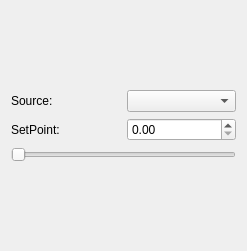
<?xml version="1.0" encoding="UTF-8"?>
<ui version="4.0">
 <class>FRDMControlView</class>
 <widget class="QWidget" name="FRDMControlView">
  <property name="geometry">
   <rect>
    <x>0</x>
    <y>0</y>
    <width>247</width>
    <height>251</height>
   </rect>
  </property>
  <property name="windowTitle">
   <string>Form</string>
  </property>
  <layout class="QGridLayout" name="gridLayout">
   <item row="0" column="0">
    <layout class="QVBoxLayout" name="verticalLayout">
     <item>
      <spacer name="verticalSpacer_2">
       <property name="orientation">
        <enum>Qt::Vertical</enum>
       </property>
       <property name="sizeHint" stdset="0">
        <size>
         <width>20</width>
         <height>40</height>
        </size>
       </property>
      </spacer>
     </item>
     <item>
      <layout class="QHBoxLayout" name="horizontalLayout_2">
       <item>
        <widget class="QLabel" name="label_2">
         <property name="text">
          <string>Source:</string>
         </property>
        </widget>
       </item>
       <item>
        <widget class="QComboBox" name="sourcesList"/>
       </item>
      </layout>
     </item>
     <item>
      <layout class="QHBoxLayout" name="horizontalLayout">
       <item>
        <widget class="QLabel" name="label">
         <property name="text">
          <string>SetPoint:</string>
         </property>
        </widget>
       </item>
       <item>
        <widget class="QDoubleSpinBox" name="setPointSpinBox"/>
       </item>
      </layout>
     </item>
     <item>
      <widget class="QSlider" name="setPointSlider">
       <property name="orientation">
        <enum>Qt::Horizontal</enum>
       </property>
      </widget>
     </item>
     <item>
      <spacer name="verticalSpacer">
       <property name="orientation">
        <enum>Qt::Vertical</enum>
       </property>
       <property name="sizeHint" stdset="0">
        <size>
         <width>20</width>
         <height>40</height>
        </size>
       </property>
      </spacer>
     </item>
    </layout>
   </item>
  </layout>
 </widget>
 <resources/>
 <connections/>
</ui>
